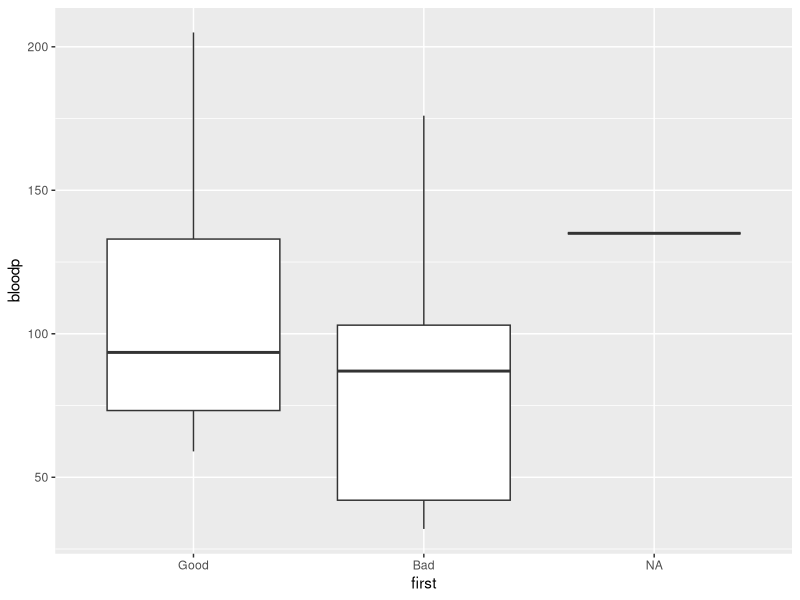
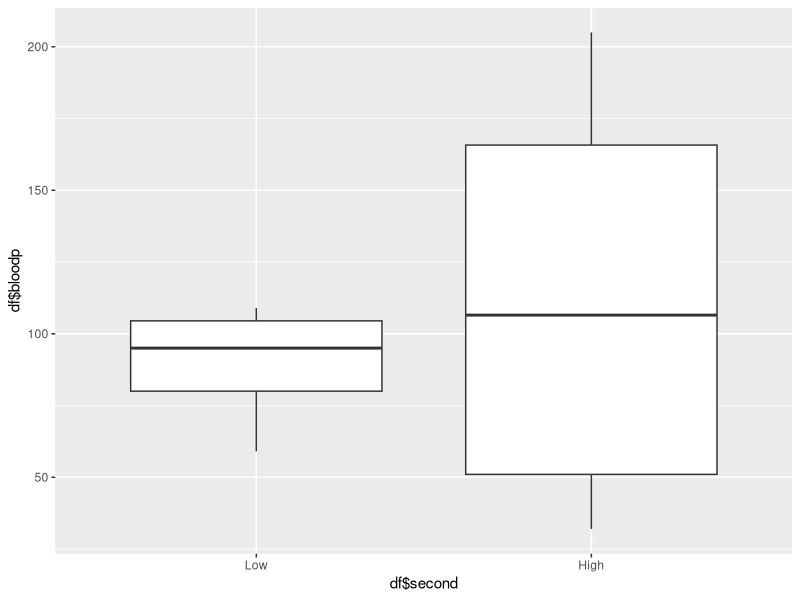
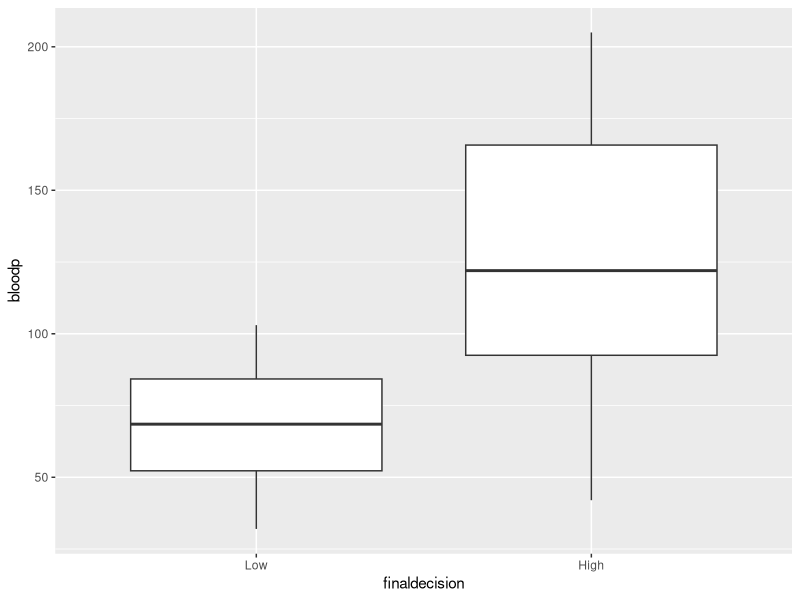
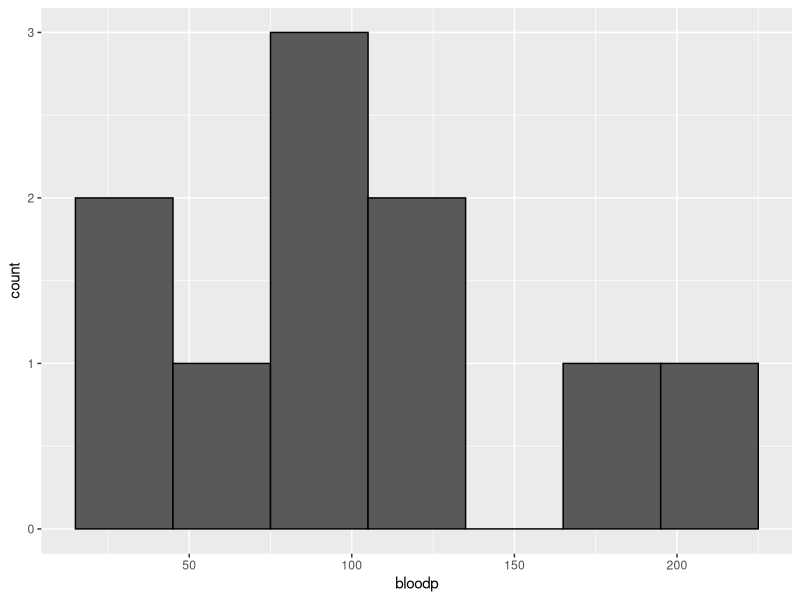

Write R code to recreate these figures, in order.
library(ggplot2)
library(tidyr)

Freq <- c(0.6, 0.3, 0.4, 0.4, 0.2, 0.6, 0.3, 0.4, 0.9, 0.2)
bloodp <- c(103, 87, 32, 42, 59, 109, 78, 205, 135, 176)
first <- c(1, 1, 1, 1, 0, 0, 0, 0, NA, 1)
second <- c(0, 0, 1, 1, 0, 0, 1, 1, 1, 1)
finaldecision <- c(0, 1, 0, 1, 0, 1, 0, 1, 1, 1)

df <- data.frame(Freq, bloodp, first, second, finaldecision)
df

df$first <- factor(df$first, levels = c(0, 1), labels = c("Good", "Bad"))
df$second <- factor(df$second, levels = c(0, 1), labels = c("Low", "High"))
df$finaldecision <- factor(df$finaldecision, levels = c(0, 1), labels = c("Low", "High"))

ggplot(df, aes(x=first, y=bloodp)) +
  geom_boxplot()

ggplot(df, aes(x=df$second, y=df$bloodp)) +
  geom_boxplot()

ggplot(df, aes(x=finaldecision, y=bloodp)) +
  geom_boxplot()

ggplot(df, aes(x=bloodp)) +
  geom_histogram(binwidth=30, color="black")
